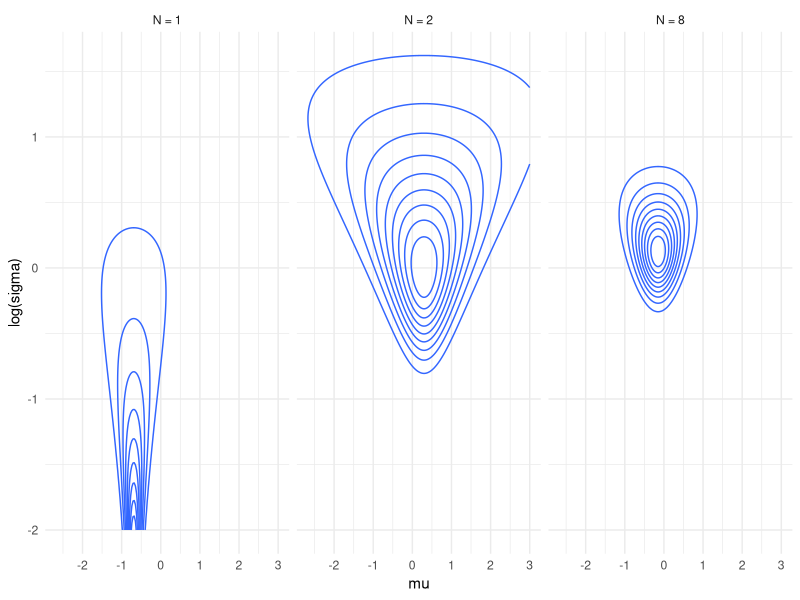
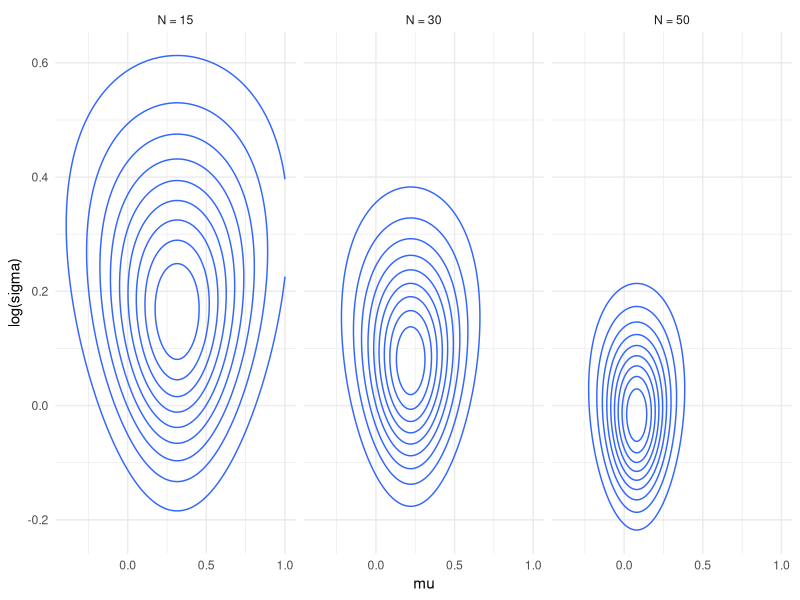

Write R code to recreate these figures, in order.
## ---- chunk 1
library(dplyr)
library(magrittr)
library(ggplot2)
library(tidyr)
theme_set(theme_minimal())
## ---- chunk 2
plot_densities <- function(n_data_vals, mu_range = c(-3,3), log_sigma_range = c(-2,2)) {
  set.seed(566522)
  y = c(-0.6906332,  1.2873201, 2.0089285, 0.1347772, -0.8905993, -0.8171846, rnorm(max(1, max(n_data_vals))))
  underdetermined_theory <- crossing(mu = seq(mu_range[1], mu_range[2], length.out = 200), log_sigma = seq(log_sigma_range[1], log_sigma_range[2], length.out = 200),
           data.frame(y_id = 1:length(y), y = y), n_data = n_data_vals
           ) %>%
    filter(y_id <= n_data) %>%
    mutate(log_density_point = dnorm(y, mu, exp(log_sigma), log = TRUE)) %>%
    group_by(mu, log_sigma, n_data) %>%
    summarise(log_density = sum(log_density_point), .groups = "drop") %>%
    group_by(n_data) %>%
    mutate(rel_density = exp(log_density - max(log_density))) %>%
    ggplot(aes(x = mu, y = log_sigma, z = rel_density)) + geom_contour() + #geom_raster() + 
    facet_wrap(~n_data, nrow = 1, labeller = label_bquote(cols = paste(N, " = ", .(n_data)) )) + scale_y_continuous("log(sigma)")
  
  underdetermined_theory
}

plot_densities(c(1,2,8))
plot_densities(c(15, 30, 50), mu_range = c(-1,1), log_sigma_range = c(-0.5,1))
